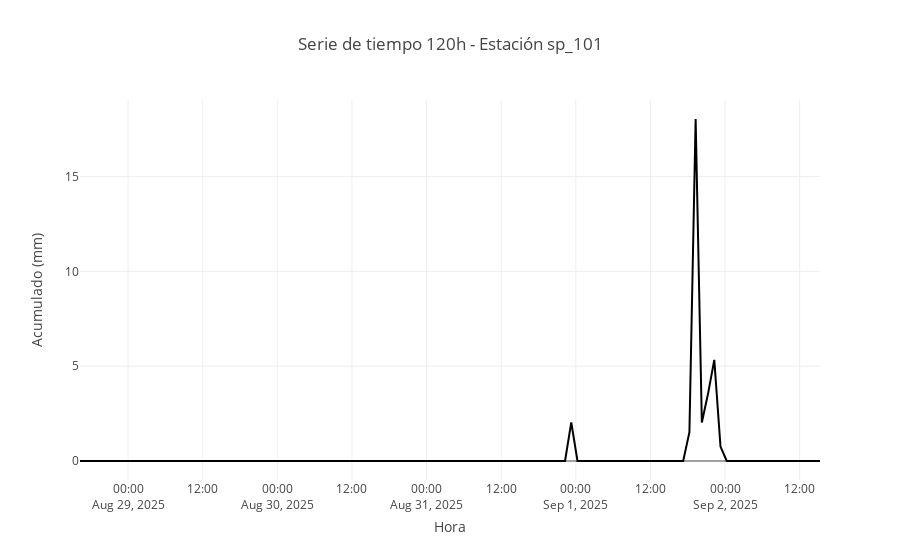

Notebook code cell kept with this figure:
### Code cell
# 5. Mapa de ubicación de todas las estaciones
fig_map = px.scatter_map(
    df_meta,
    lat="latitud",
    lon="longitud",
    hover_name="estacion",
    hover_data=["municipio", "subregion"],
    color="subregion",
    size_max=15,
    zoom=6,
    title="📍 Ubicación de todas las estaciones de precipitación"
)

fig_map.update_layout(
    mapbox_style="open-street-map",
    height=600
)
fig_map.show()

# 6. Serie de tiempo de una estación específica (ejemplo: la primera con datos)
if resultados:
    estacion_ejemplo = resultados[0]["estacion"]
    serie_ejemplo = resultados[0]["serie_120h"]
    
    if serie_ejemplo:
        df_serie_ejemplo = pd.DataFrame(serie_ejemplo)
        
        fig_serie = px.line(
            df_serie_ejemplo, 
            x="hora", 
            y="acumulado",
            title=f"Serie de tiempo 120h - Estación sp_{estacion_ejemplo}",
            labels={'acumulado': 'Acumulado (mm)', 'hora': 'Fecha y Hora'}
        )
        fig_serie.update_layout(xaxis_title="Hora", yaxis_title="Acumulado (mm)")
        fig_serie.show()
    else:
        print(f"No hay datos de serie temporal para la estación sp_{estacion_ejemplo}")

print("\n🎯 Estas gráficas funcionan perfectamente en el notebook!")
print("📱 Para una experiencia completa interactiva, usa el archivo streamlit_app.py")
